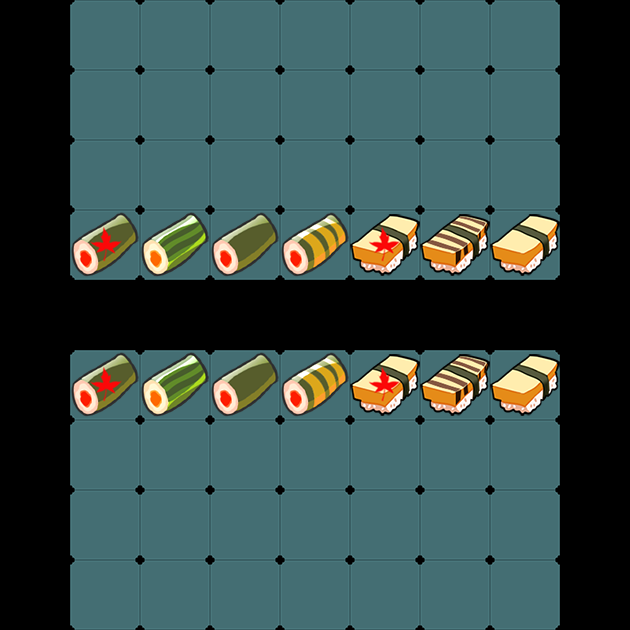

This game map was drawn from its Tiled (.tmx) file and the tilesets committed beside it. A one-line description and the trimmed map source follow:
An orthogonal 9x9 tile map with 70x70 px tiles, 3 tile layers (gridLayer, portalSrcLayer, portalDestLayer), 2 hidden layers not drawn.

<map version="1.0" orientation="orthogonal" renderorder="right-down" width="9" height="9" tilewidth="70" tileheight="70">
 <tileset firstgid="1" name="sushi" tilewidth="70" tileheight="70" spacing="2" margin="2">
  <image source="../w640/sushi.png" width="722" height="218" />
 </tileset>
 <layer name="gridLayer" width="9" height="9">
  <data>[81 cells, 56 non-empty, 1 distinct tile ids]</data>
 </layer>
 <layer name="clipperLayer" width="9" height="9" visible="0">
  <data>[81 cells, 56 non-empty, 1 distinct tile ids]</data>
 </layer>
 <layer name="producerLayer" width="9" height="9" visible="0">
  <data>[81 cells, 7 non-empty, 1 distinct tile ids]</data>
 </layer>
 <layer name="portalSrcLayer" width="9" height="9">
  <data>[81 cells, 7 non-empty, 7 distinct tile ids]</data>
 </layer>
 <layer name="portalDestLayer" width="9" height="9">
  <data>[81 cells, 7 non-empty, 7 distinct tile ids]</data>
 </layer>
</map>
